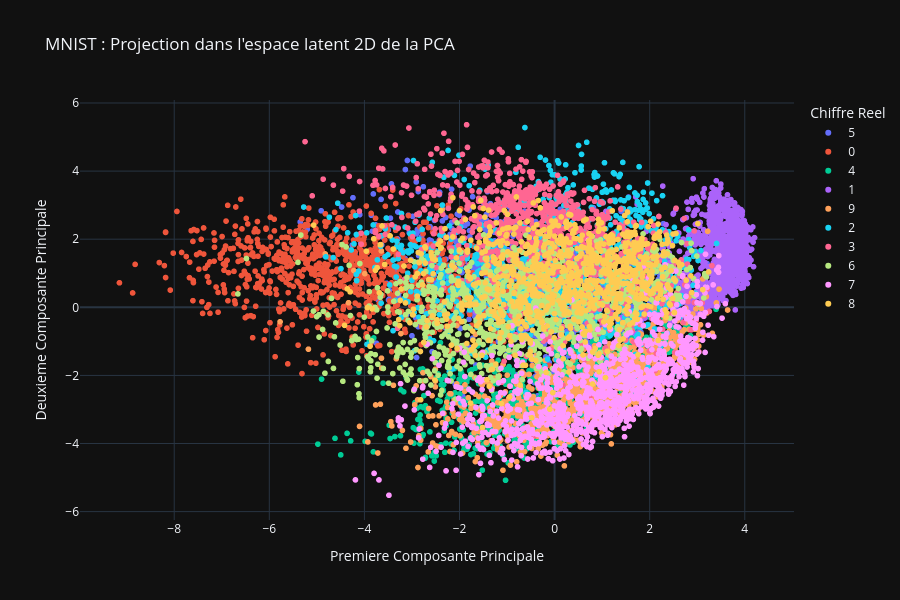

Notebook code for this chart:
### Markdown cell above
## 7. Visualisation : le dataset projeté dans l'espace latent

Ici, contrairement à K-means, l'espace latent est continu : la projection directe donne un vrai nuage de points exploitable.

### Code cell
# Entraînement d'une PCA 2D dédiée à la visualisation
pca_2d = PCA(n_components=2)
pca_2d.fit(X)
latent_2d = pca_2d.encode(X)

# Scatter plot interactif
fig = px.scatter(
    x=latent_2d.array[:, 0],
    y=latent_2d.array[:, 1],
    color=digit_labels.astype(str),
    color_discrete_sequence=px.colors.qualitative.Plotly,
    labels=dict(x="Premiere Composante Principale", y="Deuxieme Composante Principale", color="Chiffre Reel"),
    title="MNIST : Projection dans l'espace latent 2D de la PCA"
)

fig.update_layout(
    width=900, height=600,
    template="plotly_dark"
)
fig.show()

### Figure 1 — Plotly figure (JSON) as saved in the notebook; plotly's stock layout.template omitted (floating-point values rounded to 4 significant figures; data arrays with more than 128 entries replaced by an {"elided": "..."} marker saying what was removed)
{"data": [{"hovertemplate": "Chiffre Reel=5<br>Premiere Composante Principale=%{x}<br>Deuxieme Composante Principale=%{y}<extra></extra>", "legendgroup": "5", "marker": {"color": "#636EFA", "symbol": "circle"}, "mode": "markers", "name": "5", "showlegend": true, "type": "scattergl", "x": {"elided": "863 float values"}, "xaxis": "x", "y": {"elided": "863 float values"}, "yaxis": "y"}, {"hovertemplate": "Chiffre Reel=0<br>Premiere Composante Principale=%{x}<br>Deuxieme Composante Principale=%{y}<extra></extra>", "legendgroup": "0", "marker": {"color": "#EF553B", "symbol": "circle"}, "mode": "markers", "name": "0", "showlegend": true, "type": "scattergl", "x": {"elided": "1001 float values"}, "xaxis": "x", "y": {"elided": "1001 float values"}, "yaxis": "y"}, {"hovertemplate": "Chiffre Reel=4<br>Premiere Composante Principale=%{x}<br>Deuxieme Composante Principale=%{y}<extra></extra>", "legendgroup": "4", "marker": {"color": "#00CC96", "symbol": "circle"}, "mode": "markers", "name": "4", "showlegend": true, "type": "scattergl", "x": {"elided": "980 float values"}, "xaxis": "x", "y": {"elided": "980 float values"}, "yaxis": "y"}, {"hovertemplate": "Chiffre Reel=1<br>Premiere Composante Principale=%{x}<br>Deuxieme Composante Principale=%{y}<extra></extra>", "legendgroup": "1", "marker": {"color": "#AB63FA", "symbol": "circle"}, "mode": "markers", "name": "1", "showlegend": true, "type": "scattergl", "x": {"elided": "1127 float values"}, "xaxis": "x", "y": {"elided": "1127 float values"}, "yaxis": "y"}, {"hovertemplate": "Chiffre Reel=9<br>Premiere Composante Principale=%{x}<br>Deuxieme Composante Principale=%{y}<extra></extra>", "legendgroup": "9", "marker": {"color": "#FFA15A", "symbol": "circle"}, "mode": "markers", "name": "9", "showlegend": true, "type": "scattergl", "x": {"elided": "978 float values"}, "xaxis": "x", "y": {"elided": "978 float values"}, "yaxis": "y"}, {"hovertemplate": "Chiffre Reel=2<br>Premiere Composante Principale=%{x}<br>Deuxieme Composante Principale=%{y}<extra></extra>", "legendgroup": "2", "marker": {"color": "#19D3F3", "symbol": "circle"}, "mode": "markers", "name": "2", "showlegend": true, "type": "scattergl", "x": {"elided": "991 float values"}, "xaxis": "x", "y": {"elided": "991 float values"}, "yaxis": "y"}, {"hovertemplate": "Chiffre Reel=3<br>Premiere Composante Principale=%{x}<br>Deuxieme Composante Principale=%{y}<extra></extra>", "legendgroup": "3", "marker": {"color": "#FF6692", "symbol": "circle"}, "mode": "markers", "name": "3", "showlegend": true, "type": "scattergl", "x": {"elided": "1032 float values"}, "xaxis": "x", "y": {"elided": "1032 float values"}, "yaxis": "y"}, {"hovertemplate": "Chiffre Reel=6<br>Premiere Composante Principale=%{x}<br>Deuxieme Composante Principale=%{y}<extra></extra>", "legendgroup": "6", "marker": {"color": "#B6E880", "symbol": "circle"}, "mode": "markers", "name": "6", "showlegend": true, "type": "scattergl", "x": {"elided": "1014 float values"}, "xaxis": "x", "y": {"elided": "1014 float values"}, "yaxis": "y"}, {"hovertemplate": "Chiffre Reel=7<br>Premiere Composante Principale=%{x}<br>Deuxieme Composante Principale=%{y}<extra></extra>", "legendgroup": "7", "marker": {"color": "#FF97FF", "symbol": "circle"}, "mode": "markers", "name": "7", "showlegend": true, "type": "scattergl", "x": {"elided": "1070 float values"}, "xaxis": "x", "y": {"elided": "1070 float values"}, "yaxis": "y"}, {"hovertemplate": "Chiffre Reel=8<br>Premiere Composante Principale=%{x}<br>Deuxieme Composante Principale=%{y}<extra></extra>", "legendgroup": "8", "marker": {"color": "#FECB52", "symbol": "circle"}, "mode": "markers", "name": "8", "showlegend": true, "type": "scattergl", "x": {"elided": "944 float values"}, "xaxis": "x", "y": {"elided": "944 float values"}, "yaxis": "y"}], "layout": {"height": 600, "legend": {"title": {"text": "Chiffre Reel"}, "tracegroupgap": 0}, "title": {"text": "MNIST : Projection dans l'espace latent 2D de la PCA"}, "width": 900, "xaxis": {"anchor": "y", "domain": [0, 1], "title": {"text": "Premiere Composante Principale"}}, "yaxis": {"anchor": "x", "domain": [0, 1], "title": {"text": "Deuxieme Composante Principale"}}}}
